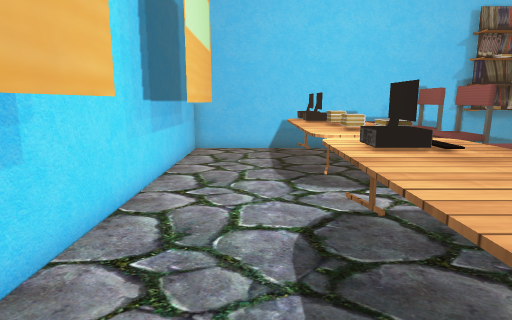
View 1 (above)

16 first-person views from a walk through a scene from a Unity 3-D project. The camera is 1.2 m above the floor, tilts 10° down and sees 75° across. The floor is counted in squares, 0.5 m on a side. Each view is taken from the middle of a square. On the plan, view 1 faces up. The plan holds only what a view shows up to about 20 squares ahead; the rest is blank. The place goes on beyond the plan. Some trees and plants on the terrain are drawn as simple stand-ins. The player is left out. Some surface patterns are stand-ins.

View 2
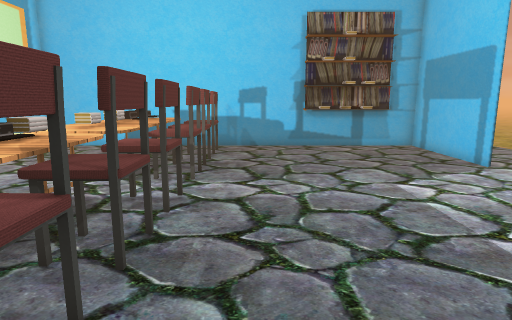

View 3
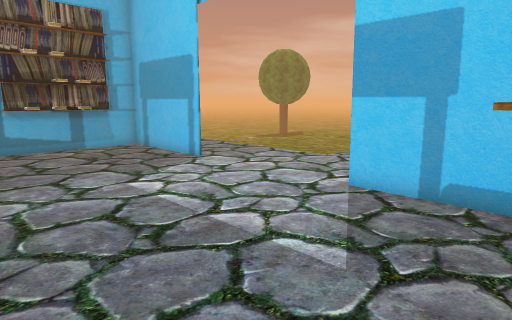

View 4
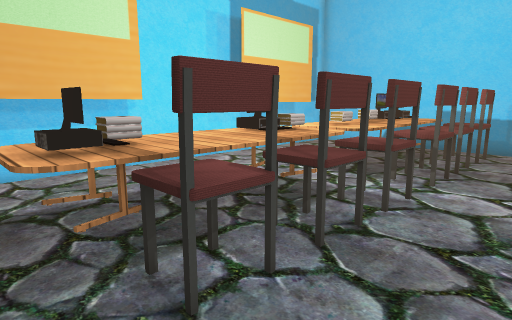

View 5
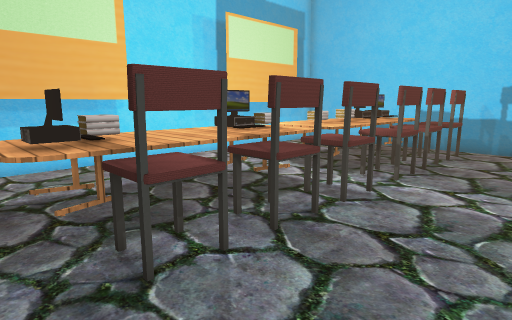

View 6
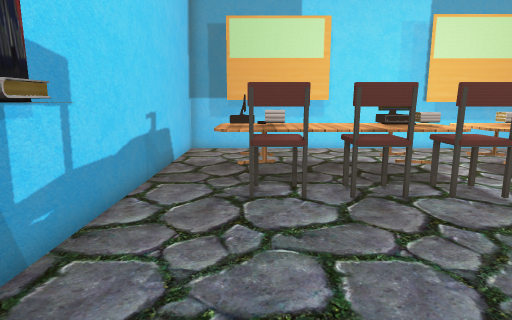

View 7
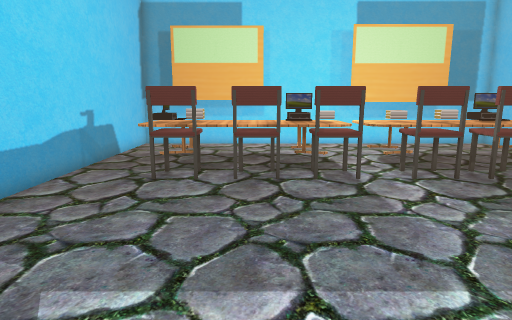

View 8
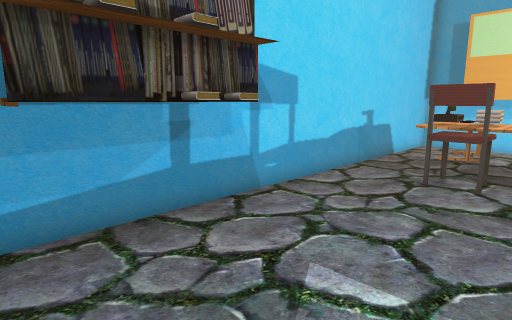

View 9
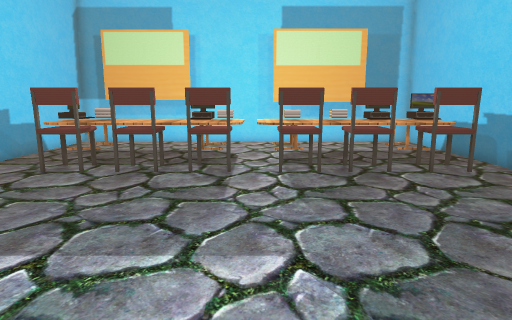

View 10
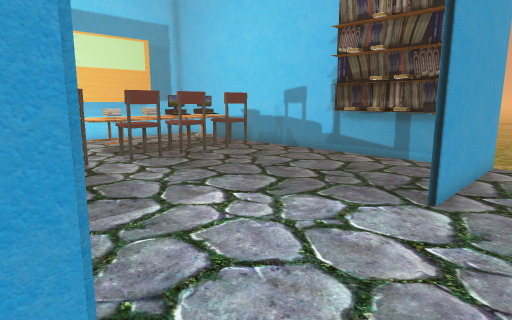

View 11
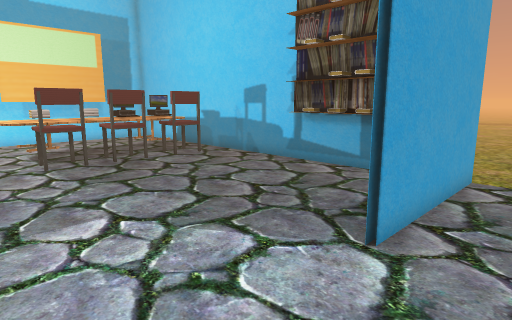

View 12
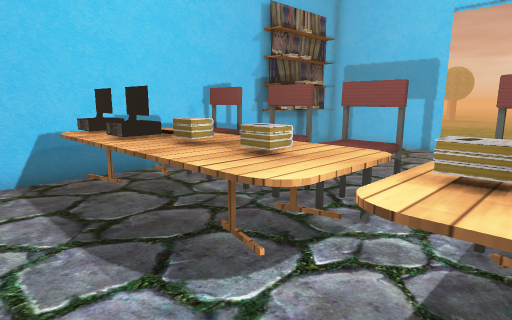

View 13
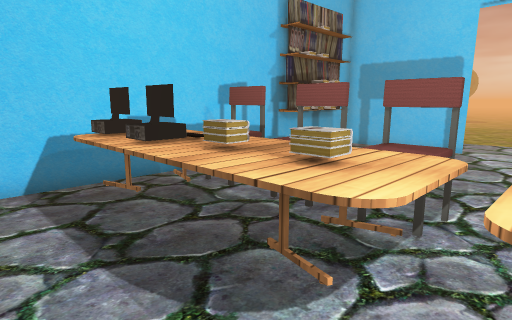

View 14
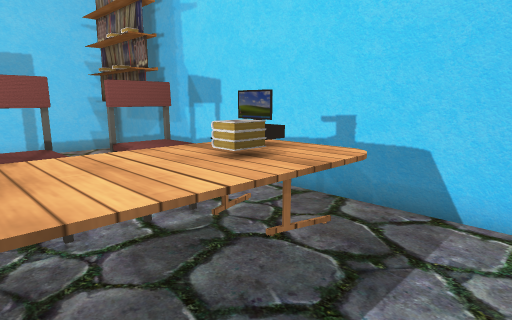

View 15
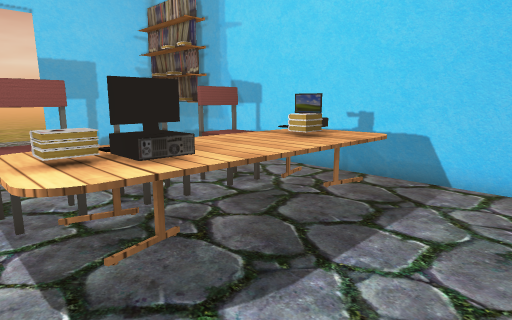

View 16
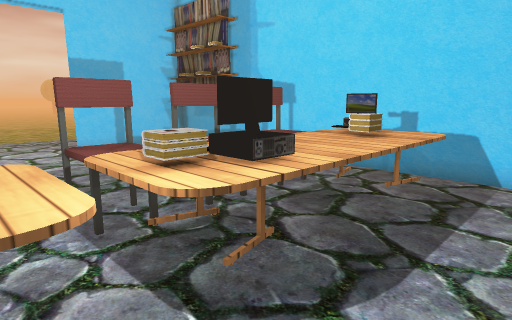

### Floor plan
Points are (right, up) in squares from view 1. A wall is a line through its corners. A room is listed if a view was taken in it or the views show most of it. See-through windows are left out.
Room 1 (views 1, 2, 3, 4, 5, 6, 7, 8, 9, 11, 12, 13, 14, 15, 16)
walls: (16.6, 10.9) (16.6, 17.1) (-3.1, 17.1) (-3.1, -2.3) (16.6, -2.3) (16.6, 3.9); (-1.8, 4.5) (-1.8, -0.4); (15, 16.6) (10.5, 16.6); (-1.8, 14.1) (-1.8, 8.9); (16.7, 17.5) (16.7, 11)
ways out: opening at (18.5, 3) to room 2
objects: table (1, 0) to (4, 7); table (1, 8) to (4, 16); books (2, 1) to (3, 2); computer (2, 5) to (3, 6); books (2, 6) to (3, 7); computer (2, 13) to (3, 14); computer (2, 15) to (3, 16); computer (3, 0) to (4, 1); books (3, 9) to (3, 10); books (3, 11) to (3, 12); chair (5, 1) to (6, 2); chair (5, 3) to (6, 5); chair (5, 6) to (6, 7); chair (5, 9) to (6, 10); chair (5, 11) to (6, 12); chair (5, 14) to (6, 15); books (11, -1); other object (11, 16); books (12, -1) to (13, -1); other object (12, 16); other object (13, 16) to (14, 16); other object (14, -1) to (15, -1); other object (15, 16)
Room 2 (view 10)
walls: (16.7, 3.9) (16.7, 3.1)
ways out: opening at (18.5, 3) to room 1

Positions as (right, up) in squares from view 1, and headings:
1: (0, 0), facing up
2: (8, -1), facing up
3: (8, -1), facing up-right
4: (9, -1), facing up-left
5: (10, -1), facing up-left
6: (14, 1), facing left
7: (16, 4), facing left
8: (16, 4), facing down-left
9: (17, 8), facing left
10: (19, 3), facing up-left
11: (19, 6), facing up-left
12: (-1, 6), facing up-right
13: (-1, 7), facing up-right
14: (-1, 5), facing down-right
15: (-2, 8), facing down-right
16: (-1, 9), facing down-right
